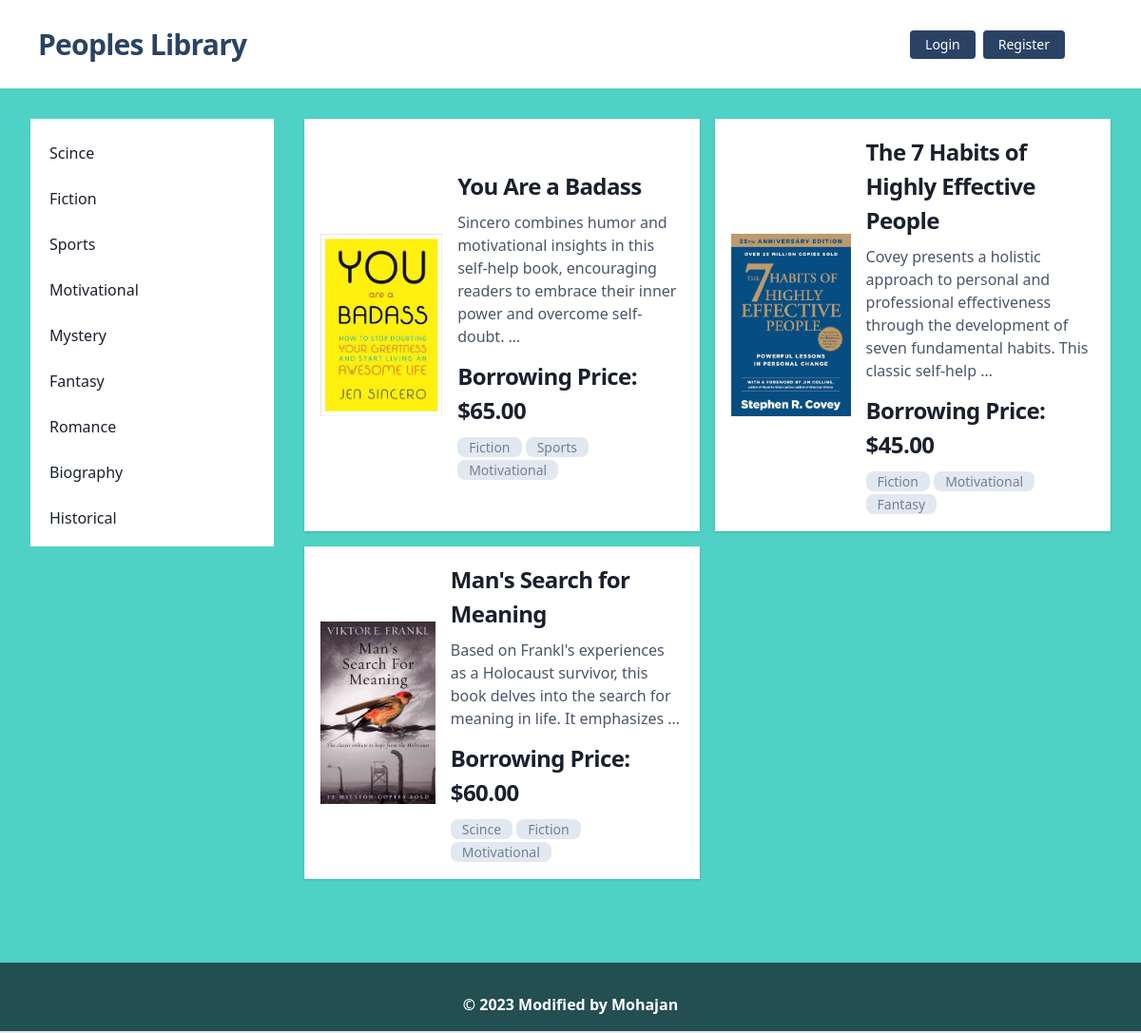
The page /category/fiction/ on the database its author committed.
### category/models.py (models this page shows, shortened)
class Category(models.Model) :
    name = models.CharField(max_length=100)
    slug = models.SlugField(max_length=100, unique=True, null=True, blank=True)

### books/models.py (models this page shows, shortened)
class Book(models.Model):
    title = models.CharField(max_length=100)
    description = models.TextField()
    borrowing_price = models.DecimalField(max_digits=12, decimal_places=2)
    category = models.ManyToManyField(Category)
    image = models.ImageField(upload_to='books/media/uploads/')

### core/views.py (the view)
# urls.py: path('', index, name='home'),
def index(req, category_slug = None) :
    data = Book.objects.all()
    if category_slug is not None :
        cate = Category.objects.get(slug=category_slug)
        data = Book.objects.filter(category=cate)
    category = Category.objects.all()
    return render(req, 'index.html', {'data' : data, 'category' : category})

### core/templates/index.html
{% extends "base.html" %}
{% load static %}
{% block content %}
 <aside style='height: 450px;' class="fixed top-100 overflow-y-auto left-0 bg-white w-64 m-8" aria-label="Sidebar">
    <div class="h-full px-3 py-4 overflow-y-auto bg-gray-50 dark:bg-gray-800">
       <ul class="space-y-2 font-medium">
          {% for cate in category %}
          <li>
            <a href="{% url "category_slug" cate.slug %}" class="flex items-center p-2 text-gray-900 rounded-lg dark:text-white hover:bg-gray-200 dark:hover:bg-gray-700 group">
               <span class="ms-3">{{ cate.name }}</span>
            </a>
         </li>
          {% endfor %}
       </ul>
    </div>
 </aside>
 <div style="margin-left: 18rem;" class="p-4">
    <div class="p-4 dark:border-gray-700">
       <div class="grid grid-cols-2 gap-4 mb-4">
          {% for book in data %}
            <a href="{% url "book_details" book.id %}" class="flex flex-col items-center bg-white p-4 border border-gray-200 shadow md:flex-row md:max-w-xl hover:bg-gray-100 dark:border-gray-700 dark:bg-gray-800 dark:hover:bg-gray-700">
                <img class="object-cover w-48 h-48" src="{{book.image.url}}" alt="">
                <div class="flex flex-col pl-4 justify-between leading-normal">
                    <h5 class="mb-2 text-2xl font-bold tracking-tight text-gray-900 dark:text-white">{{ book.title }}</h5>
                    <p class="mb-3 font-normal text-gray-700 dark:text-gray-400">{{ book.description | truncatewords:20 }}</p>
                    <h5 class="mb-2 text-2xl font-semibold tracking-tight text-gray-900 dark:text-white">Borrowing Price: ${{ book.borrowing_price }}</h5>
                    <div>
                        {% for category in book.category.all %}
                        <button type="button" class="text-gray-600 bg-gray-300 dark:bg-gray-500 font-medium rounded-lg text-sm px-3 py-2.5 text-center" disabled>{{category.name}}</button>
                  {% endfor %}
                    </div>
                </div>
            </a>
          {% endfor %}
       </div>
    </div>
 </div>
{% endblock content %}

### rows shown on the page
Category: name "Scince"
Category: name "Fiction"
Category: name "Sports"
Category: name "Motivational"
Category: name "Mystery"
Category: name "Fantasy"
Category: name "Romance"
Category: name "Biography"
Category: name "Historical"
Book: image (picture), title "You Are a Badass", description "Sincero combines humor and motivational insights in this self-help book, encouraging readers to embrace their inner power and overcome self-doubt. …", borrowing_price "65.00"
Book: image (picture), title "The 7 Habits of Highly Effective People", description "Covey presents a holistic approach to personal and professional effectiveness through the development of seven fundamental habits. This classic self-help …", borrowing_price "45.00"
Book: image (picture), title "Man's Search for Meaning", description "Based on Frankl's experiences as a Holocaust survivor, this book delves into the search for meaning in life. It emphasizes …", borrowing_price "60.00"
